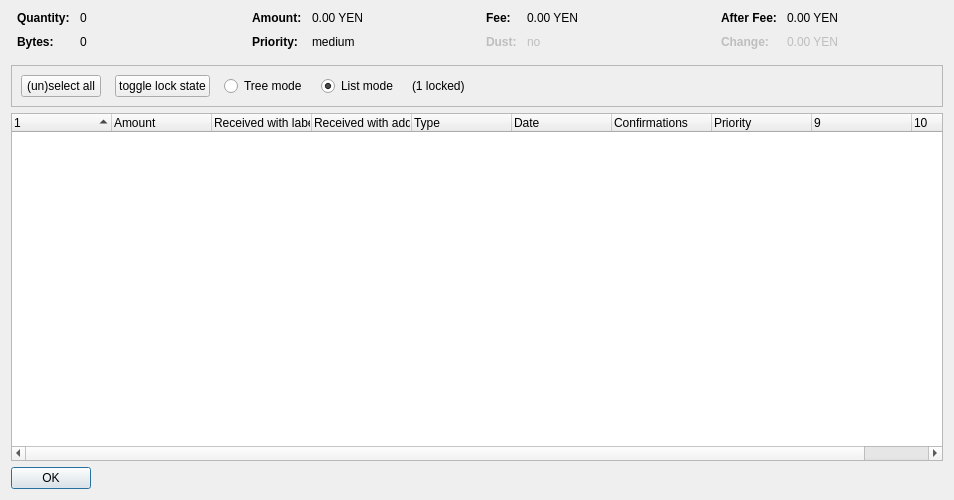
<?xml version="1.0" encoding="UTF-8"?>
<ui version="4.0">
 <class>CoinControlDialog</class>
 <widget class="QDialog" name="CoinControlDialog">
  <property name="geometry">
   <rect>
    <x>0</x>
    <y>0</y>
    <width>954</width>
    <height>500</height>
   </rect>
  </property>
  <property name="windowTitle">
   <string>Coin Selection</string>
  </property>
  <layout class="QVBoxLayout" name="verticalLayout">
   <item>
    <layout class="QHBoxLayout" name="horizontalLayoutTop" stretch="0,0,0,0">
     <property name="topMargin">
      <number>0</number>
     </property>
     <property name="bottomMargin">
      <number>10</number>
     </property>
     <item>
      <layout class="QFormLayout" name="formLayoutCoinControl1">
       <property name="horizontalSpacing">
        <number>10</number>
       </property>
       <property name="verticalSpacing">
        <number>10</number>
       </property>
       <property name="leftMargin">
        <number>6</number>
       </property>
       <property name="rightMargin">
        <number>6</number>
       </property>
       <item row="0" column="0">
        <widget class="QLabel" name="labelCoinControlQuantityText">
         <property name="font">
          <font>
           <weight>75</weight>
           <bold>true</bold>
          </font>
         </property>
         <property name="text">
          <string>Quantity:</string>
         </property>
        </widget>
       </item>
       <item row="0" column="1">
        <widget class="QLabel" name="labelCoinControlQuantity">
         <property name="cursor">
          <cursorShape>IBeamCursor</cursorShape>
         </property>
         <property name="contextMenuPolicy">
          <enum>Qt::ActionsContextMenu</enum>
         </property>
         <property name="text">
          <string notr="true">0</string>
         </property>
         <property name="textInteractionFlags">
          <set>Qt::LinksAccessibleByMouse|Qt::TextSelectableByKeyboard|Qt::TextSelectableByMouse</set>
         </property>
        </widget>
       </item>
       <item row="1" column="0">
        <widget class="QLabel" name="labelCoinControlBytesText">
         <property name="font">
          <font>
           <weight>75</weight>
           <bold>true</bold>
          </font>
         </property>
         <property name="text">
          <string>Bytes:</string>
         </property>
        </widget>
       </item>
       <item row="1" column="1">
        <widget class="QLabel" name="labelCoinControlBytes">
         <property name="cursor">
          <cursorShape>IBeamCursor</cursorShape>
         </property>
         <property name="contextMenuPolicy">
          <enum>Qt::ActionsContextMenu</enum>
         </property>
         <property name="text">
          <string notr="true">0</string>
         </property>
         <property name="textInteractionFlags">
          <set>Qt::LinksAccessibleByMouse|Qt::TextSelectableByKeyboard|Qt::TextSelectableByMouse</set>
         </property>
        </widget>
       </item>
      </layout>
     </item>
     <item>
      <layout class="QFormLayout" name="formLayoutCoinControl2">
       <property name="horizontalSpacing">
        <number>10</number>
       </property>
       <property name="verticalSpacing">
        <number>10</number>
       </property>
       <property name="leftMargin">
        <number>6</number>
       </property>
       <property name="rightMargin">
        <number>6</number>
       </property>
       <item row="0" column="0">
        <widget class="QLabel" name="labelCoinControlAmountText">
         <property name="font">
          <font>
           <weight>75</weight>
           <bold>true</bold>
          </font>
         </property>
         <property name="text">
          <string>Amount:</string>
         </property>
        </widget>
       </item>
       <item row="0" column="1">
        <widget class="QLabel" name="labelCoinControlAmount">
         <property name="cursor">
          <cursorShape>IBeamCursor</cursorShape>
         </property>
         <property name="contextMenuPolicy">
          <enum>Qt::ActionsContextMenu</enum>
         </property>
         <property name="text">
          <string notr="true">0.00 YEN</string>
         </property>
         <property name="textInteractionFlags">
          <set>Qt::LinksAccessibleByMouse|Qt::TextSelectableByKeyboard|Qt::TextSelectableByMouse</set>
         </property>
        </widget>
       </item>
       <item row="1" column="0">
        <widget class="QLabel" name="labelCoinControlPriorityText">
         <property name="font">
          <font>
           <weight>75</weight>
           <bold>true</bold>
          </font>
         </property>
         <property name="text">
          <string>Priority:</string>
         </property>
        </widget>
       </item>
       <item row="1" column="1">
        <widget class="QLabel" name="labelCoinControlPriority">
         <property name="cursor">
          <cursorShape>IBeamCursor</cursorShape>
         </property>
         <property name="contextMenuPolicy">
          <enum>Qt::ActionsContextMenu</enum>
         </property>
         <property name="text">
          <string>medium</string>
         </property>
         <property name="textInteractionFlags">
          <set>Qt::LinksAccessibleByMouse|Qt::TextSelectableByKeyboard|Qt::TextSelectableByMouse</set>
         </property>
        </widget>
       </item>
      </layout>
     </item>
     <item>
      <layout class="QFormLayout" name="formLayoutCoinControl3">
       <property name="horizontalSpacing">
        <number>10</number>
       </property>
       <property name="verticalSpacing">
        <number>10</number>
       </property>
       <property name="leftMargin">
        <number>6</number>
       </property>
       <property name="rightMargin">
        <number>6</number>
       </property>
       <item row="0" column="0">
        <widget class="QLabel" name="labelCoinControlFeeText">
         <property name="font">
          <font>
           <weight>75</weight>
           <bold>true</bold>
          </font>
         </property>
         <property name="text">
          <string>Fee:</string>
         </property>
        </widget>
       </item>
       <item row="0" column="1">
        <widget class="QLabel" name="labelCoinControlFee">
         <property name="cursor">
          <cursorShape>IBeamCursor</cursorShape>
         </property>
         <property name="contextMenuPolicy">
          <enum>Qt::ActionsContextMenu</enum>
         </property>
         <property name="text">
          <string notr="true">0.00 YEN</string>
         </property>
         <property name="textInteractionFlags">
          <set>Qt::LinksAccessibleByMouse|Qt::TextSelectableByKeyboard|Qt::TextSelectableByMouse</set>
         </property>
        </widget>
       </item>
       <item row="1" column="0">
        <widget class="QLabel" name="labelCoinControlLowOutputText">
         <property name="enabled">
          <bool>false</bool>
         </property>
         <property name="font">
          <font>
           <weight>75</weight>
           <bold>true</bold>
          </font>
         </property>
         <property name="text">
          <string>Dust:</string>
         </property>
        </widget>
       </item>
       <item row="1" column="1">
        <widget class="QLabel" name="labelCoinControlLowOutput">
         <property name="enabled">
          <bool>false</bool>
         </property>
         <property name="cursor">
          <cursorShape>IBeamCursor</cursorShape>
         </property>
         <property name="contextMenuPolicy">
          <enum>Qt::ActionsContextMenu</enum>
         </property>
         <property name="text">
          <string>no</string>
         </property>
         <property name="textInteractionFlags">
          <set>Qt::LinksAccessibleByMouse|Qt::TextSelectableByKeyboard|Qt::TextSelectableByMouse</set>
         </property>
        </widget>
       </item>
      </layout>
     </item>
     <item>
      <layout class="QFormLayout" name="formLayoutCoinControl4">
       <property name="horizontalSpacing">
        <number>10</number>
       </property>
       <property name="verticalSpacing">
        <number>10</number>
       </property>
       <property name="leftMargin">
        <number>6</number>
       </property>
       <property name="rightMargin">
        <number>6</number>
       </property>
       <item row="0" column="0">
        <widget class="QLabel" name="labelCoinControlAfterFeeText">
         <property name="font">
          <font>
           <weight>75</weight>
           <bold>true</bold>
          </font>
         </property>
         <property name="text">
          <string>After Fee:</string>
         </property>
        </widget>
       </item>
       <item row="0" column="1">
        <widget class="QLabel" name="labelCoinControlAfterFee">
         <property name="cursor">
          <cursorShape>IBeamCursor</cursorShape>
         </property>
         <property name="contextMenuPolicy">
          <enum>Qt::ActionsContextMenu</enum>
         </property>
         <property name="text">
          <string notr="true">0.00 YEN</string>
         </property>
         <property name="textInteractionFlags">
          <set>Qt::LinksAccessibleByMouse|Qt::TextSelectableByKeyboard|Qt::TextSelectableByMouse</set>
         </property>
        </widget>
       </item>
       <item row="1" column="0">
        <widget class="QLabel" name="labelCoinControlChangeText">
         <property name="enabled">
          <bool>false</bool>
         </property>
         <property name="font">
          <font>
           <weight>75</weight>
           <bold>true</bold>
          </font>
         </property>
         <property name="text">
          <string>Change:</string>
         </property>
        </widget>
       </item>
       <item row="1" column="1">
        <widget class="QLabel" name="labelCoinControlChange">
         <property name="enabled">
          <bool>false</bool>
         </property>
         <property name="cursor">
          <cursorShape>IBeamCursor</cursorShape>
         </property>
         <property name="contextMenuPolicy">
          <enum>Qt::ActionsContextMenu</enum>
         </property>
         <property name="text">
          <string notr="true">0.00 YEN</string>
         </property>
         <property name="textInteractionFlags">
          <set>Qt::LinksAccessibleByMouse|Qt::TextSelectableByKeyboard|Qt::TextSelectableByMouse</set>
         </property>
        </widget>
       </item>
      </layout>
     </item>
    </layout>
   </item>
   <item>
    <widget class="QFrame" name="frame">
     <property name="minimumSize">
      <size>
       <width>0</width>
       <height>40</height>
      </size>
     </property>
     <property name="frameShape">
      <enum>QFrame::StyledPanel</enum>
     </property>
     <property name="frameShadow">
      <enum>QFrame::Sunken</enum>
     </property>
     <layout class="QHBoxLayout" name="horizontalLayout">
      <item>
       <layout class="QHBoxLayout" name="horizontalLayoutPanel" stretch="0,0,0,0,0,0">
        <property name="spacing">
         <number>14</number>
        </property>
        <item>
         <widget class="QPushButton" name="pushButtonSelectAll">
          <property name="sizePolicy">
           <sizepolicy hsizetype="Maximum" vsizetype="Fixed">
            <horstretch>0</horstretch>
            <verstretch>0</verstretch>
           </sizepolicy>
          </property>
          <property name="text">
           <string>(un)select all</string>
          </property>
          <property name="autoDefault">
           <bool>false</bool>
          </property>
         </widget>
        </item>
        <item>
         <widget class="QPushButton" name="pushButtonToggleLock">
          <property name="sizePolicy">
           <sizepolicy hsizetype="Maximum" vsizetype="Fixed">
            <horstretch>0</horstretch>
            <verstretch>0</verstretch>
           </sizepolicy>
          </property>
          <property name="text">
           <string>toggle lock state</string>
          </property>
          <property name="autoDefault">
           <bool>false</bool>
          </property>
         </widget>
        </item>
        <item>
         <widget class="QRadioButton" name="radioTreeMode">
          <property name="sizePolicy">
           <sizepolicy hsizetype="Maximum" vsizetype="Fixed">
            <horstretch>0</horstretch>
            <verstretch>0</verstretch>
           </sizepolicy>
          </property>
          <property name="text">
           <string>Tree mode</string>
          </property>
         </widget>
        </item>
        <item>
         <widget class="QRadioButton" name="radioListMode">
          <property name="sizePolicy">
           <sizepolicy hsizetype="Maximum" vsizetype="Fixed">
            <horstretch>0</horstretch>
            <verstretch>0</verstretch>
           </sizepolicy>
          </property>
          <property name="text">
           <string>List mode</string>
          </property>
          <property name="checked">
           <bool>true</bool>
          </property>
         </widget>
        </item>
        <item>
         <widget class="QLabel" name="labelLocked">
          <property name="text">
           <string>(1 locked)</string>
          </property>
         </widget>
        </item>
        <item>
         <spacer name="horizontalSpacer">
          <property name="orientation">
           <enum>Qt::Horizontal</enum>
          </property>
          <property name="sizeHint" stdset="0">
           <size>
            <width>40</width>
            <height>20</height>
           </size>
          </property>
         </spacer>
        </item>
       </layout>
      </item>
     </layout>
    </widget>
   </item>
   <item>
    <widget class="CoinControlTreeWidget" name="treeWidget">
     <property name="contextMenuPolicy">
      <enum>Qt::CustomContextMenu</enum>
     </property>
     <property name="sortingEnabled">
      <bool>false</bool>
     </property>
     <property name="columnCount">
      <number>10</number>
     </property>
     <attribute name="headerShowSortIndicator" stdset="0">
      <bool>true</bool>
     </attribute>
     <attribute name="headerStretchLastSection">
      <bool>false</bool>
     </attribute>
     <column>
      <property name="text">
       <string/>
      </property>
     </column>
     <column>
      <property name="text">
       <string>Amount</string>
      </property>
     </column>
     <column>
      <property name="text">
       <string>Received with label</string>
      </property>
     </column>
     <column>
      <property name="text">
       <string>Received with address</string>
      </property>
     </column>
     <column>
      <property name="text">
       <string>Type</string>
      </property>
     </column>
     <column>
      <property name="text">
       <string>Date</string>
      </property>
     </column>
     <column>
      <property name="text">
       <string>Confirmations</string>
      </property>
      <property name="toolTip">
       <string>Confirmed</string>
      </property>
     </column>
     <column>
      <property name="text">
       <string>Priority</string>
      </property>
     </column>
     <column>
      <property name="text">
       <string/>
      </property>
     </column>
     <column>
      <property name="text">
       <string/>
      </property>
     </column>
    </widget>
   </item>
   <item>
    <widget class="QDialogButtonBox" name="buttonBox">
     <property name="sizePolicy">
      <sizepolicy hsizetype="Maximum" vsizetype="Fixed">
       <horstretch>0</horstretch>
       <verstretch>0</verstretch>
      </sizepolicy>
     </property>
     <property name="orientation">
      <enum>Qt::Horizontal</enum>
     </property>
     <property name="standardButtons">
      <set>QDialogButtonBox::Ok</set>
     </property>
    </widget>
   </item>
  </layout>
 </widget>
 <customwidgets>
  <customwidget>
   <class>CoinControlTreeWidget</class>
   <extends>QTreeWidget</extends>
   <header>coincontroltreewidget.h</header>
  </customwidget>
 </customwidgets>
 <resources/>
 <connections/>
</ui>
